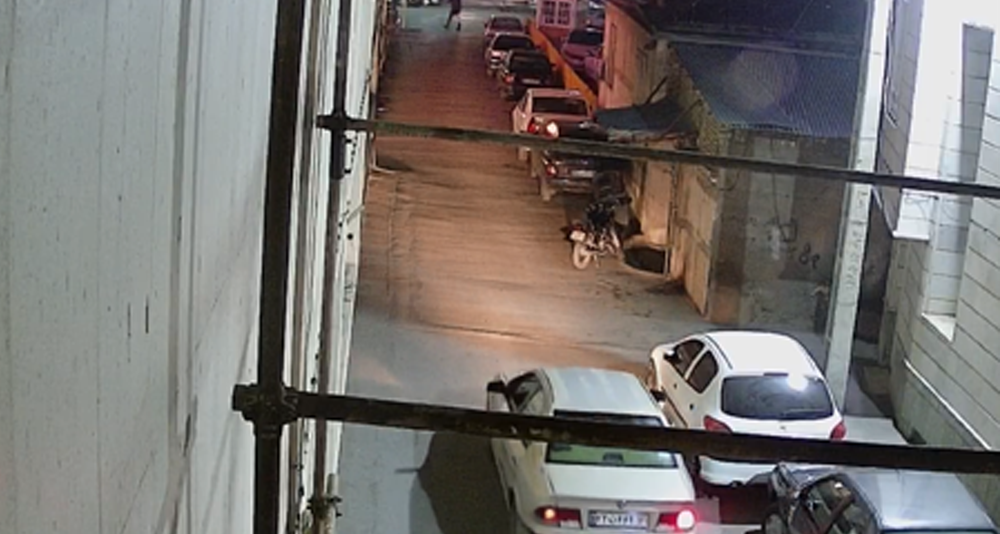
#> input picture images/sample/01.png, 1000 x 534 px, shrunk from 1920 x 1026 before the run
$ python image_filternig_using_fourier.py
#> lines starting #> are read from the running program, lines starting #| are printed output that depends on the picture
import cv2
from matplotlib import pyplot as plt
import numpy as np

img = cv2.imread("images/sample/01.png", cv2.IMREAD_GRAYSCALE)
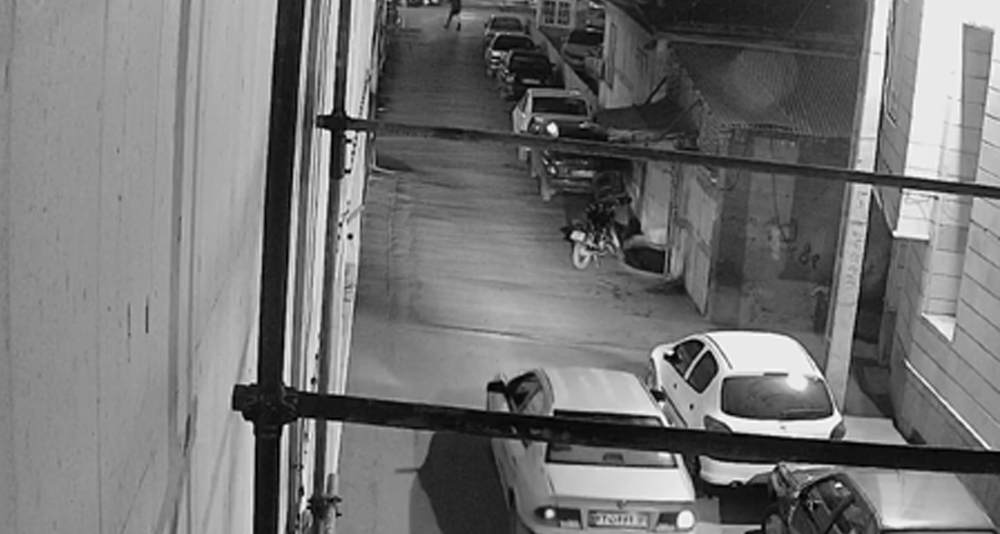
#> img: shape (534, 1000); min 0, max 255, mean 115.8
dft = cv2.dft(np.float32(img), flags=cv2.DFT_COMPLEX_OUTPUT)

dft_shift = np.fft.fftshift(dft)

magnitude_spectrum = 20 * np.log((cv2.magnitude(dft_shift[:, :, 0], dft_shift[:, :, 1])) + 1)
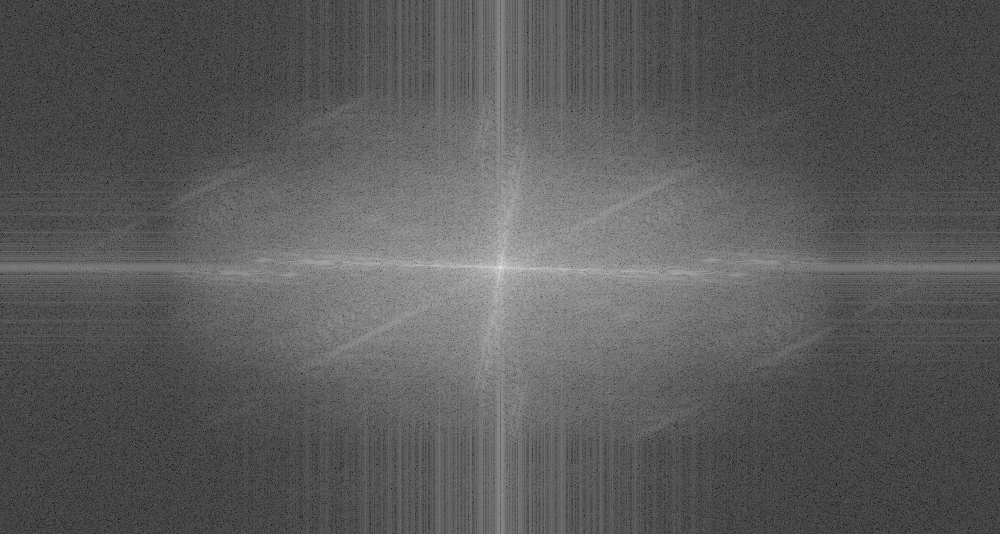
#> magnitude_spectrum: shape (534, 1000) float32; min 9.85, max 358.8, mean 134.1; drawn with min black and max white

rows, cols = img.shape
#> rows = 534; cols = 1000
crow, ccol = int(rows / 2), int(cols / 2)
#> crow = 267; ccol = 500

mask = np.ones((rows, cols, 2), np.uint8)
r = 10

center = [crow, ccol]
#> center = [267, 500]
x, y = np.ogrid[:rows, :cols]
#> x = 534 values from 0 to 533
mask_area = (x - center[0]) ** 2 + (y - center[1]) ** 2 <= r*r
mask[mask_area] = 0

fshift = dft_shift * mask

fshift_mask_mag = 20 * np.log(cv2.magnitude(fshift[:, :, 0], fshift[:, :, 1]))
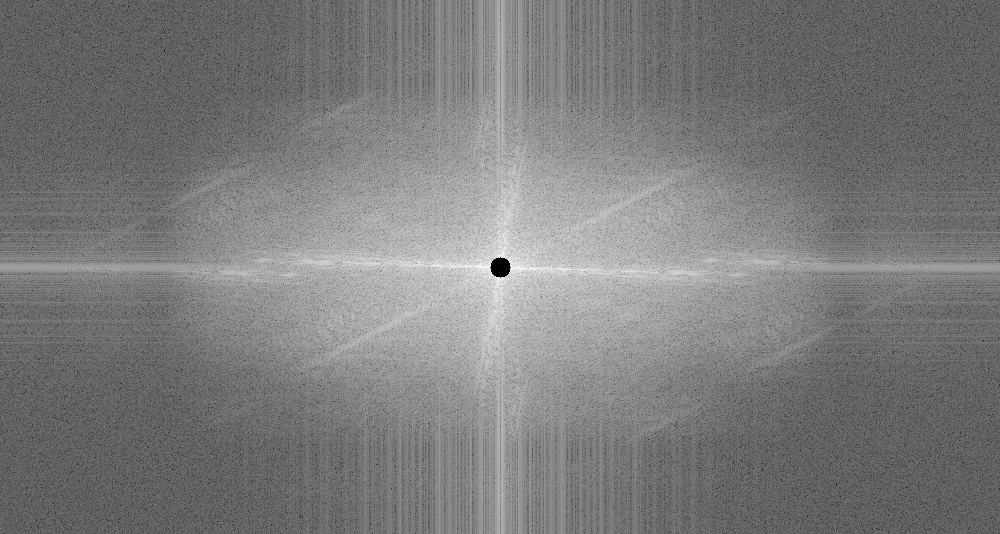
#> fshift_mask_mag: shape (534, 1000) float32; 0.06% of the values are NaN or infinite; the others: min -9.05, max 285.6, mean 134; drawn with min black, max white, NaN and infinite black

f_ishift = np.fft.ifftshift(fshift)

img_back = cv2.idft(f_ishift)

img_back = cv2.magnitude(img_back[:, :, 0], img_back[:, :, 1])
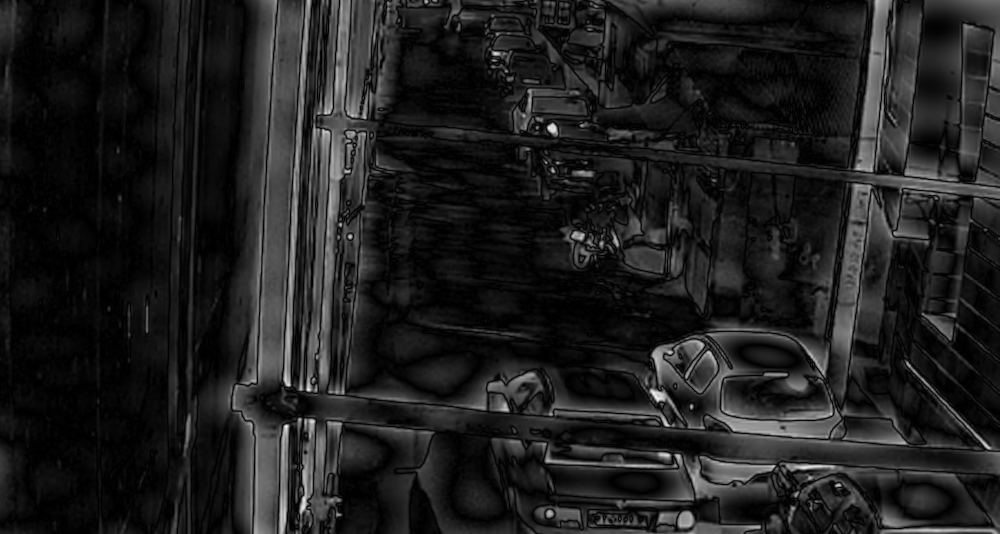
#> img_back: shape (534, 1000) float32; min 11.64, max 103117872, mean 12742466; drawn with min black and max white

# [13 lines of commented-out code are left out]
plt.imshow(img_back, cmap='gray')
plt.show()

$ run again, with images/sample/outpu2t.png copied over images/sample/01.png
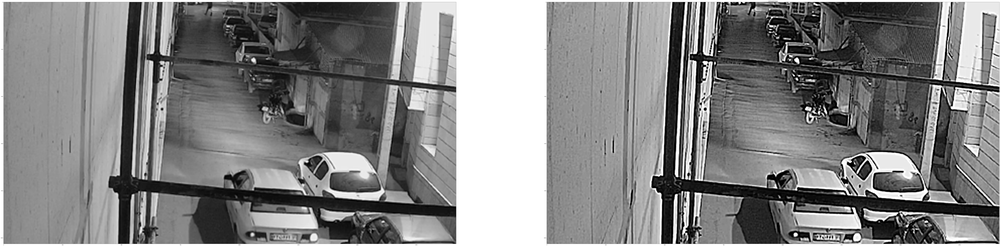
#> input picture images/sample/outpu2t.png, 1000 x 246 px, shrunk from 15564 x 3830 before the run
#> img is the input picture: shape (246, 1000); min 0, max 255, mean 131.2
#> `fshift_mask_mag = 20 * np.log(cv2.magnitude(fshift[:, :, 0], fshift[:,..`:
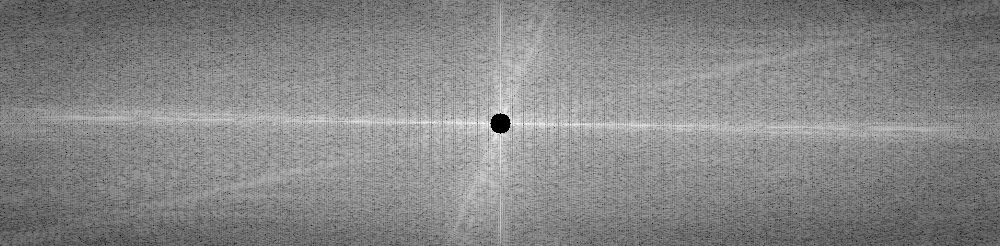
#> fshift_mask_mag: shape (246, 1000) float32; 0.13% of the values are NaN or infinite; the others: min 43.58, max 276.5, mean 165.8; drawn with min black, max white, NaN and infinite black
#> `img_back = cv2.magnitude(img_back[:, :, 0], img_back[:, :, 1])`:
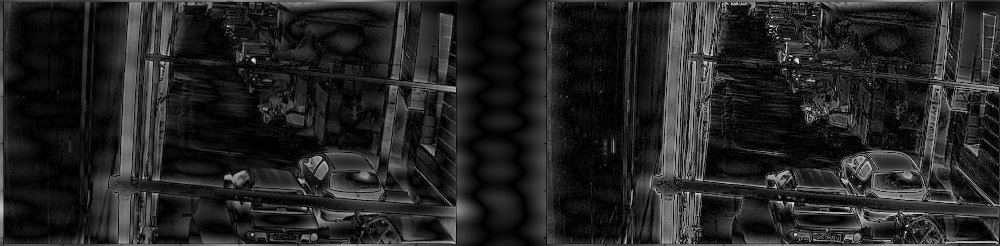
#> img_back: shape (246, 1000) float32; min 32.5, max 57331200, mean 8185559; drawn with min black and max white

$ run again, with images/sample/02.jpg saved as images/sample/01.png
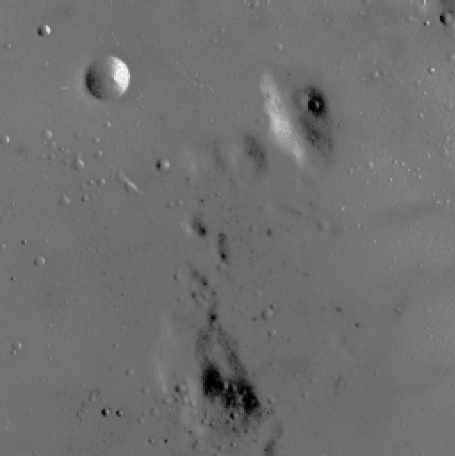
#> input picture images/sample/02.jpg, 455 x 456 px
#> img is the input picture: shape (456, 455); min 0, max 254, mean 112.1
#> `fshift_mask_mag = 20 * np.log(cv2.magnitude(fshift[:, :, 0], fshift[:,..`:
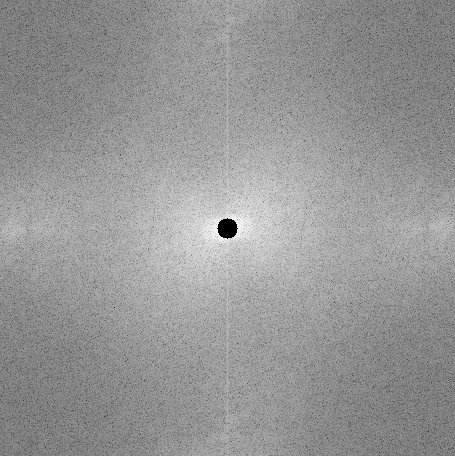
#> fshift_mask_mag: shape (456, 455) float32; 0.15% of the values are NaN or infinite; the others: min -26.19, max 232.5, mean 126.5; drawn with min black, max white, NaN and infinite black
#> `img_back = cv2.magnitude(img_back[:, :, 0], img_back[:, :, 1])`:
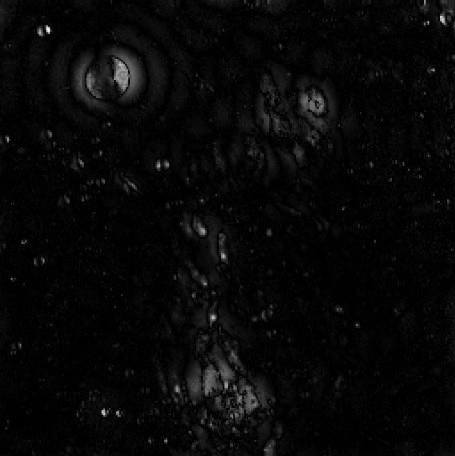
#> img_back: shape (456, 455) float32; min 5.97, max 24739420, mean 787417.9; drawn with min black and max white

$ run again, with images/sample/03.jpg saved as images/sample/01.png
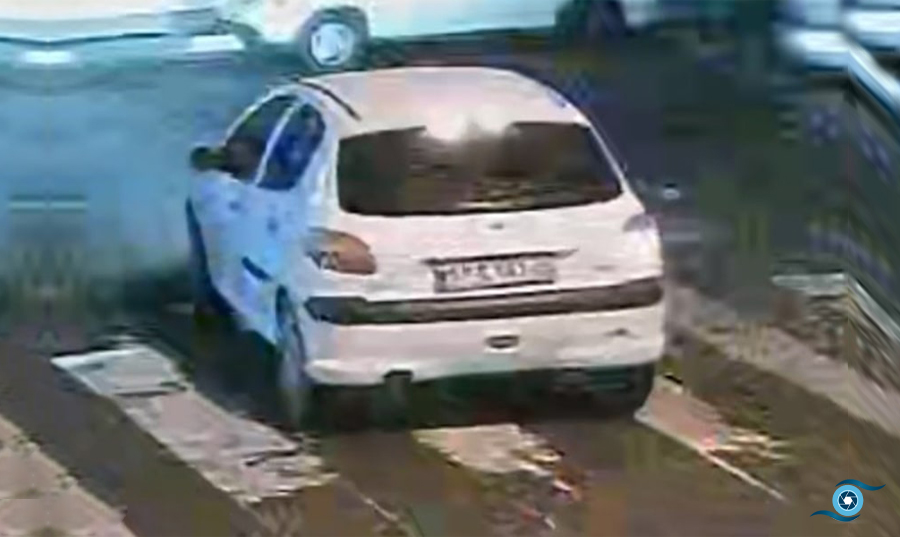
#> input picture images/sample/03.jpg, 900 x 537 px
#> `fshift_mask_mag = 20 * np.log(cv2.magnitude(fshift[:, :, 0], fshift[:,..`:
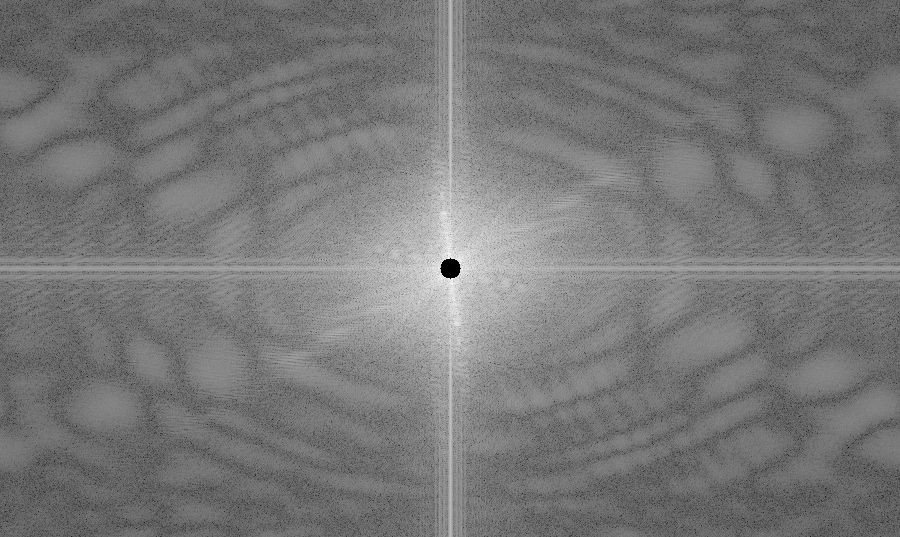
#> fshift_mask_mag: shape (537, 900) float32; 0.07% of the values are NaN or infinite; the others: min 9.82, max 282.8, mean 138; drawn with min black, max white, NaN and infinite black
#> `img_back = cv2.magnitude(img_back[:, :, 0], img_back[:, :, 1])`:
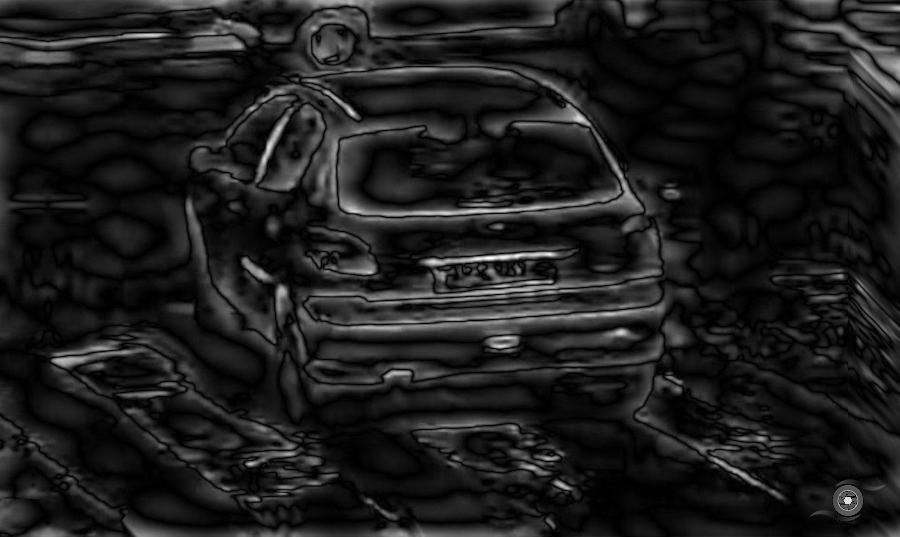
#> img_back: shape (537, 900) float32; min 5.65, max 81233000, mean 9529893; drawn with min black and max white
